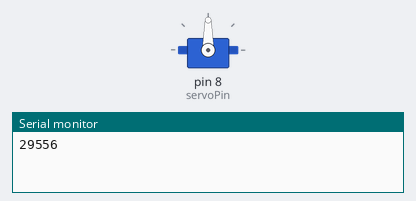
Bench run of a sketch on a simulated Arduino Uno, built with avr-gcc and run on an emulated ATmega328P. On the bench: servo, the last lines printed to the serial monitor.

Above: at 0.05 s.
At 4.75 s:
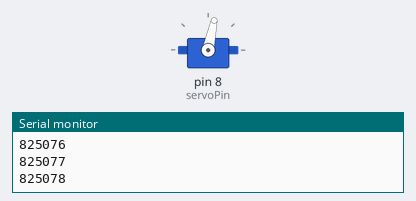
At 10.75 s:
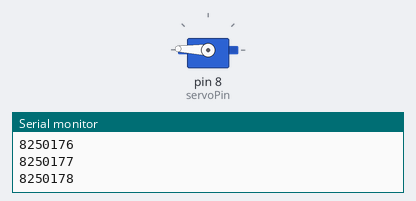
At 21.45 s:
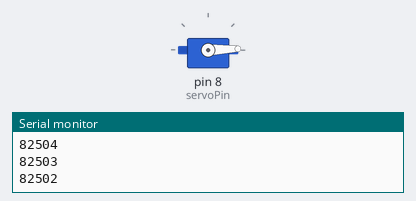
Timing chart, 0 to 27.9 s (numbered marks = the images above):
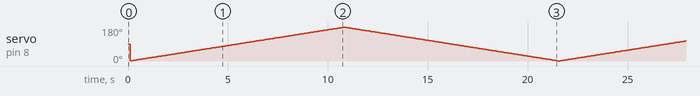

The sketch:

ServoMotor.ino
```cpp
#include <Servo.h>

Servo servo1;
int servoPin = 8;
int servoPos;
int servoTargetPos;
int servoTimer = 60;
unsigned long servoMillis;

unsigned currentMillis;


void setup() {
  // put your setup code here, to run once:
  Serial.begin(9600);
  Serial.println('Servo Test');

  servo1.attach(servoPin);
}

void loop() {
  // put your main code here, to run repeatedly:
  currentMillis = millis();
  if (currentMillis - servoMillis >= servoTimer) {
    servoMillis = currentMillis;

    if (servoPos != servoTargetPos) {
      if (servoPos < servoTargetPos) {
        servoPos++;
      } else {
        servoPos--;
      }
      Serial.print('Servo1 Pos :');
      Serial.println(servoPos);
      servo1.write(servoPos);
    }

    if (servoPos == servoTargetPos) {
      if (servoPos < 179) {
        servoTargetPos = 179;
      } else {
        servoTargetPos = 0;
      }
    }
  }
  }
```
